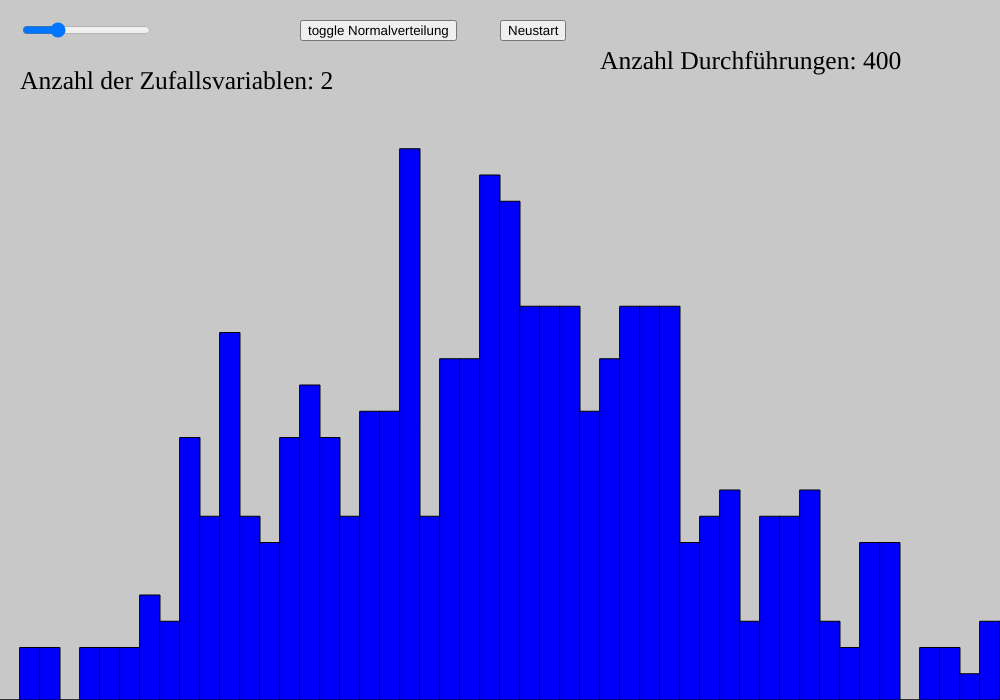
Frame 1 (no input)
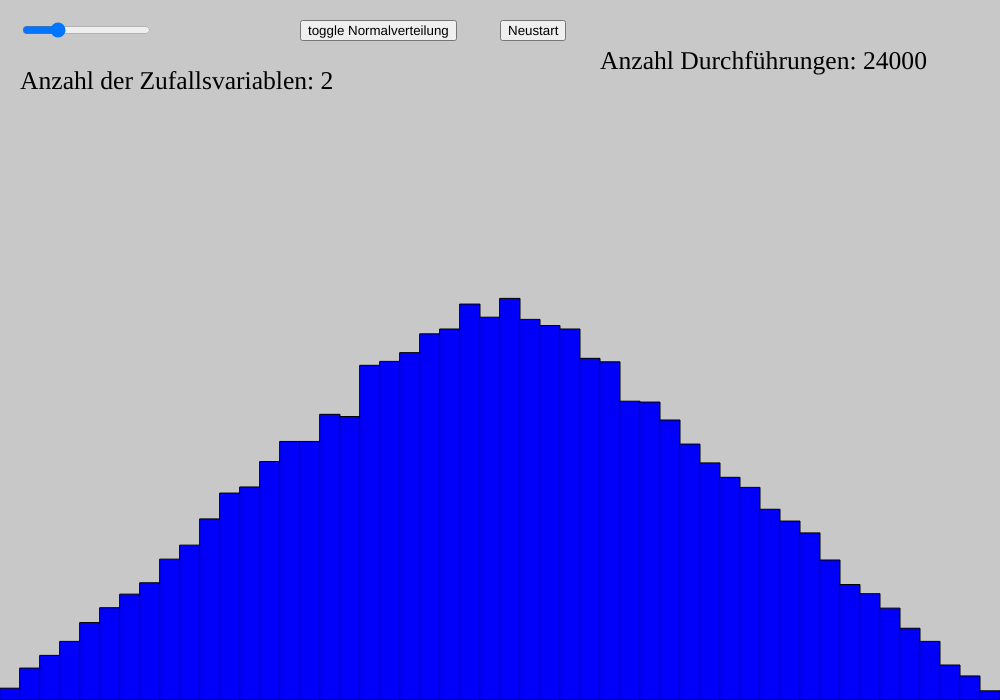
Frame 60 (no input)
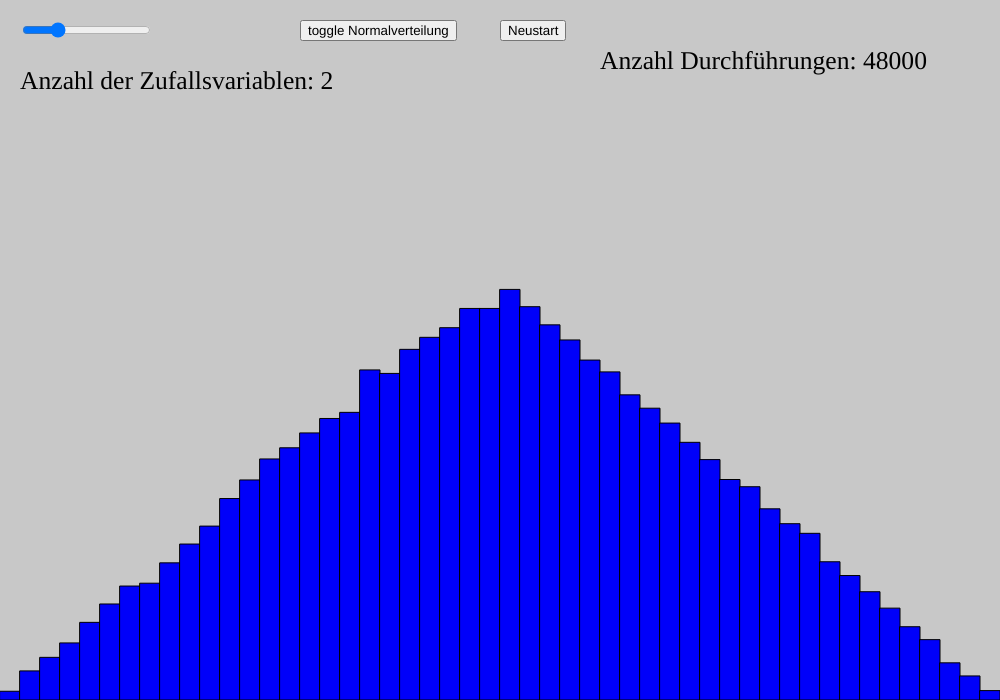
Frame 120 (the mouse pressed at the canvas centre since frame 60)

The p5.js sketch that drew these frames (run headless with seeded random() and noise() and a simulated clock; from frame 60 on, the mouse is pressed at the canvas centre):

// p5.js sketch
// ── sketch.js
let nSlider;
let h = [];
let slices;
let N;
let text;
let button;
let n;
let showgaus = false;
let sig;
let mean;

function setup() {
  let canvas = createCanvas(1000, 700);
  nSlider = new Slider(20, 20, 1, 5, 2, 1);
  n = nSlider.slider.value();
  slices = 50;
  text = createP();
  text.position(600, 20);
  text.style('font-size', '160%');
  button = createButton('Neustart');
  button.position(500, 20);
  button.mousePressed(restart);
  nbutton = createButton('toggle Normalverteilung');
  nbutton.position(300, 20);
  nbutton.mousePressed(toggleGaus);
  restart();
}

function toggleGaus() {
  showgaus = !showgaus;
}

function restart() {
  for (let i = 0; i < slices; i++) {
    h[i] = 0;
  }
  N = 0;
}

function sigma() {
  let m = mu();
  let sigma = 0;
  for (let i = 0; i < slices; i++) {
    sigma += h[i] * pow((i+0.5) * n / slices - m, 2);
  }
  return sigma / N;
}

function mu(){
  let mu=0;
  for(let i=0;i<slices;i++){
    mu += h[i]*(i+0.5)*n/slices;
  }
  return mu/N;
}

function draw() {
  background(200);
  if (n != nSlider.slider.value()) {
    n = nSlider.slider.value();
    restart();
  }
  nSlider.text.html('Anzahl der Zufallsvariablen: ' + n)

  for (let i = 0; i < 400; ++i) {
    let rand = random();
    for (let j = 0; j < n - 1; j++) {
      rand += random();
    }
    let index = floor(rand / n * slices);
    ++h[index];
    ++N;
  }
  text.html('Anzahl Durchführungen: ' + N);
  for (let i = 0; i < slices; i++) {
    fill(0, 0, 250);
    stroke(0);
    strokeWeight(1);
    rect(i * 20, height * (1 - 15 * h[i] * 1. / N), 20, 15 * height * h[i] * 1. / N);
  }
  if (showgaus) {
    sig = sigma();
    mean = mu();
    for (let i = 0; i < width; i++) {
      stroke(200, 0, 0);
      strokeWeight(3);
      point(i, height * (1 - 15/slices * n * normal(i)));
    }
  }
}

function normal(i) {
  return exp(-0.5 / sig * pow(i * n / width - mean, 2)) / sqrt(2 * PI * sig);
}
// ── slider.js
class Slider {
    constructor(x, y, first, last, beginn, step) {
        this.slider = createSlider(first, last, beginn, step);
        this.slider.position(x, y);
        this.text = createP();
        this.text.position(x, y + 20);
        this.text.style('font-size', '160%');
    }
}
